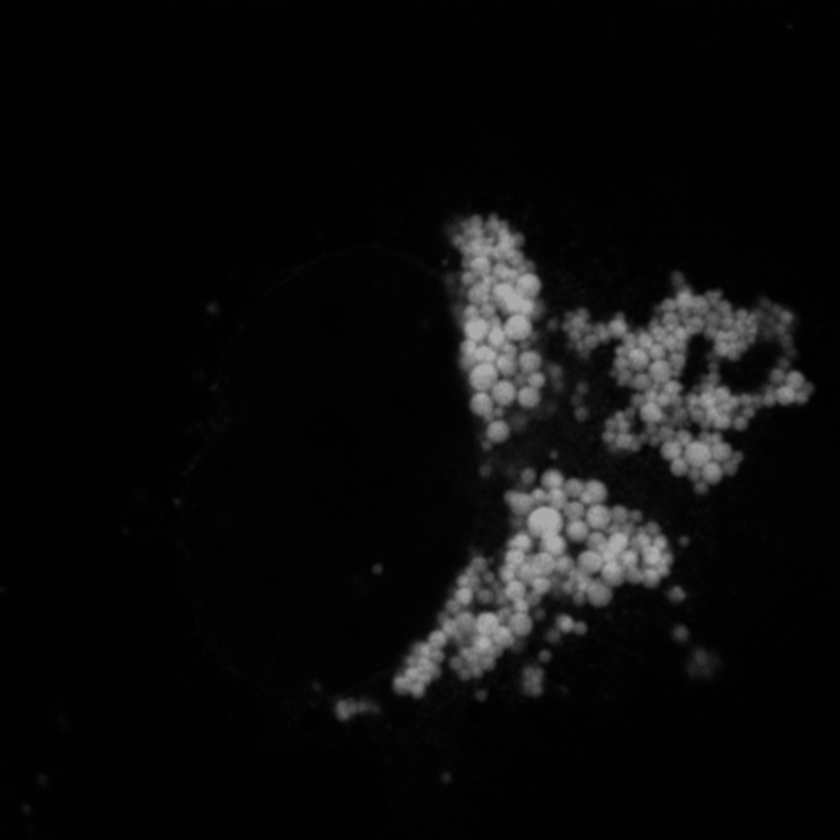
#> input picture LDSeg/THU/test.tif, 840 x 840 px, shrunk from 1000 x 1000 before the run
$ python lipid_droplet.py
#> lines starting #> are read from the running program, lines starting #| are printed output that depends on the picture; after the words box and inside, x2 and y2 are one past the last pixel; in counts of white or black regions, pixels touching at a corner belong together
### LDSeg/THU/utils.py
from copy import deepcopy
from pathlib import Path

from PIL import Image, ImageSequence
from skimage import morphology
from random import randint
import cv2
import pylab as plt
import numpy as np
from scipy.ndimage.filters import sobel

# [9 lines left out: function get_color, not called in this run]

def get_single_contour(marker):
    contours = cv2.findContours(marker, 1, cv2.CHAIN_APPROX_NONE)
    len_list = [len(c) for c in contours[1]]
    ind = len_list.index(max(len_list))
    contours = contours[1][ind]
    return contours

def get_tiff_channel(tiff):
    frame_list = []
    for frame in ImageSequence.Iterator(tiff):
        frame = np.array(frame)
        frame = img_norm(frame)
        frame_list.append(frame)
    return frame_list


def load_img(path):
#> called with path = 'test.tif'
    if Path(path).suffix == '.npy':
        img = np.load(path)
        return img
    elif Path(path).suffix in ('.tif','.tiff'):
        tiff = Image.open(path)
#> tiff is the input picture: PIL image 840x840 L; min 1, max 171, mean 12
        tiffs = get_tiff_channel(tiff)
#> the loop in get_tiff_channel, `for frame in ImageSequence.Iterator(tiff):` made 1 pass
#> pass 1, in img_norm, `img = (img - np.min(img)) / float(np.max(img) - np.min(img))`:
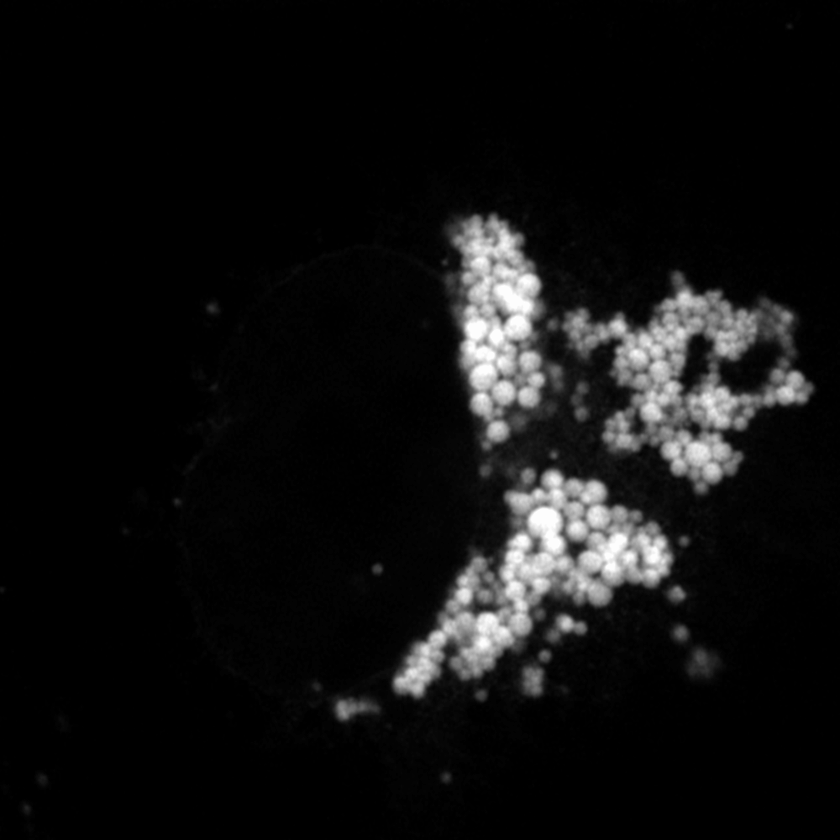
#> img: shape (840, 840) float64; min 0, max 1, mean 0.0649
#> after the loop in get_tiff_channel, `for frame in ImageSequence.Iterator(tiff):`: frame_list = 1 item
#> tiffs = 1 item
        if len(tiffs)>3:
            tiffs=tiffs[:3]
        else:
            while len(tiffs)<3:
                tiffs.append(np.zeros_like(tiffs[0]))
#> this loop made 2 passes
#> after the loop, tiffs = 3 items
        img=np.stack(tiffs,2)
#> img: shape (840, 840, 3)
        return img
    else:
        img = cv2.imdecode(np.fromfile(path, dtype=np.uint8), -1)
        channels = img.shape.__len__()
        if channels == 2:
            return img
        else:
            return cv2.cvtColor(img,cv2.COLOR_BGR2RGB)

# [50 lines left out: function img_show, not called in this run]

def convert2gray(
        img: np.ndarray
):
    channels = img.shape.__len__()
#> channels = 3
    ans = img
    if channels == 3:
        ans = cv2.cvtColor(img, cv2.COLOR_RGB2GRAY)
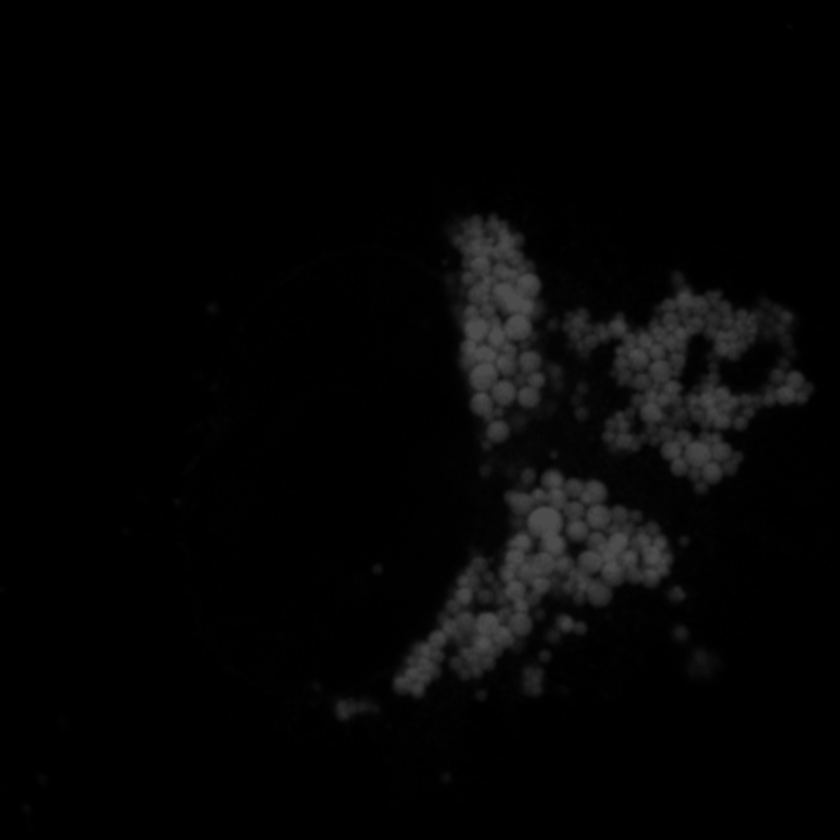
#> ans: shape (840, 840); min 0, max 76, mean 4.9
    return ans


def local_histogram_equalization(
        img: np.ndarray,
        clipLimit=2.0,
        gridSize=10
):
#> called with clipLimit = 6, gridSize = 20
    img = deepcopy(img)
    clahe = cv2.createCLAHE(clipLimit=clipLimit, tileGridSize=(gridSize, gridSize))
    if len(img.shape) == 3:
        for i in range(img.shape[0]):
            img[i] = clahe.apply(img[i])
    else:
        img = clahe.apply(img)
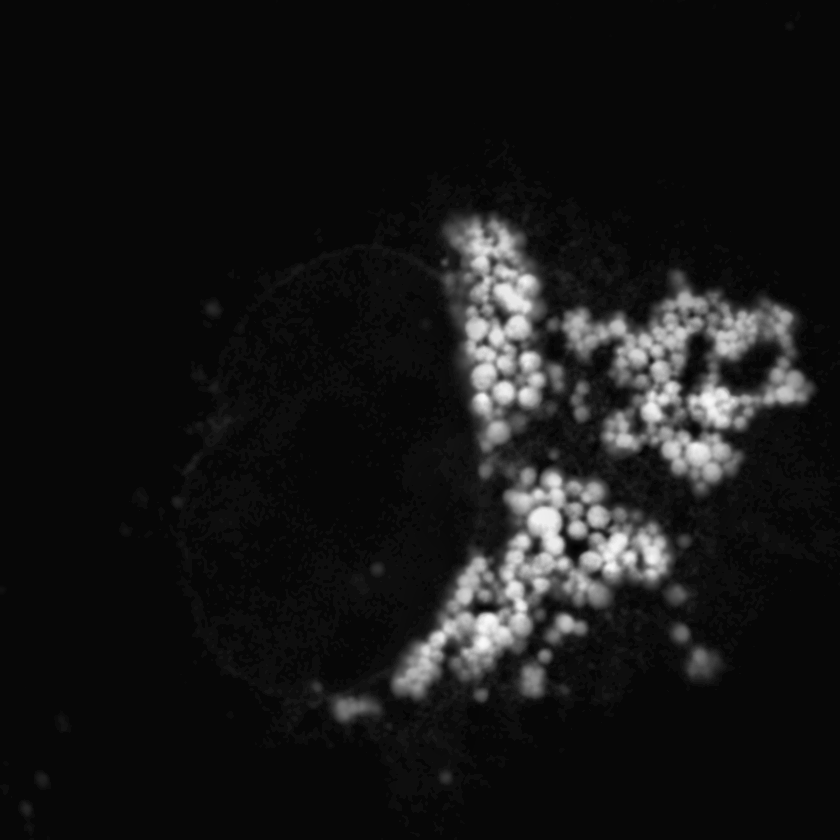
#> img: shape (840, 840); min 1, max 249, mean 22.1
    img = img_norm(img)
    return img.astype(np.uint8)

def img_norm(
        img: np.ndarray
) :
    img = (img - np.min(img)) / float(np.max(img) - np.min(img))
    img *= 255.
    img = img.astype(np.uint8)
    return img

def remove_small_holes(
        binary: np.ndarray,
        area_threshold: int = 100,
        connectivity: int = 1,
        max_val: int = 255
):
    removed = binary.astype('bool')
    removed = morphology.remove_small_holes(removed, area_threshold=area_threshold, connectivity=connectivity).astype('uint8')
    return (removed * max_val)

def remove_small_ojects(
        binary: np.ndarray,
        min_size: int = 100,
        connectivity: int = 1,
        max_val: int = 255
):
    removed = binary.astype('bool')
    removed = morphology.remove_small_objects(removed, min_size=min_size, connectivity=connectivity).astype('uint8')
    return (removed * max_val)

def getArea(gray):
    return gray.flatten().nonzero()[0].size

# [36 lines left out: functions displayMarkers, draw_outline, sobel_edge, contour_centroid, not called in this run]

### LDSeg/THU/algorithm.py
import os
import sys

import cv2
import numpy as np
import numpy.ma as ma
from utils import *
import pandas as pd
import pylab as plt
circle_img = cv2.getStructuringElement(cv2.MORPH_ELLIPSE, (50, 50))
circle_img = np.pad(circle_img, 2, 'constant')
match_contours = get_single_contour(circle_img)
global gID


# [100 lines left out: functions recursion, convexHullProcess, concatenateMarkers, not called in this run]


def segmentNoCircle(
        markers: np.ndarray,
        min_matchShapes: float = .1,
        min_area: int = 20
):
    n = markers.max()
    is_circle = np.zeros_like(markers, 'int32')
    no_circle = is_circle.copy()
    ix1, ix2 = 1, 1
    for i in range(1, n + 1):
        loc = (markers == i)
        if not loc.any():
            continue
        marker = loc.astype('uint8')
        contours = get_single_contour(marker)
        area = cv2.contourArea(contours)
        ret = cv2.matchShapes(match_contours, contours, 1, 0.)
        if ret < min_matchShapes or area < min_area:
            is_circle[loc] = ix1
            ix1 += 1
        else:
            no_circle[loc] = ix2
            ix2 += 1
    return is_circle, no_circle


# [78 lines left out: function recursionOpenProcess, not called in this run]


def get_match_score(contour):
    ret = cv2.matchShapes(match_contours, contour, 1, 0.)
    return ret


# [112 lines left out: functions afterprocess, recursion_devide, dilate_marks, calc_table, not called in this run]

### LDSeg/THU/lipid_droplet.py
# !/usr/bin/env python
# encoding: utf-8

import os
import sys

import cv2
import numpy as np
import copy
import numpy.ma  as ma
from utils import *
from algorithm import *


def recursionOpenMethod(
        img: np.ndarray,
        isBlur: bool=True,
        rethreshold: bool=True,
        isadaptive: bool=True,
        clipLimit: float=6.,
        gridSize: int=20,
        thresholdValue: int=6,
        minMatchArea: int=20,
        minMatchShape: float=.2,
        minObjectArea: int=20,
        erode_size: int=3,
        dilate_size: int=3,
        max_iterations: int=10,
) -> dict:
    '''
    对于非圆形的连通块，采用距离变换获取中心区域，再递归地进行形态学开运算
    :param img: 脂肪滴图像
    :param isUseEnhancement: 是否使用局部直方图增强
    :param isBlur: 是否使用平滑
    :param rethreshold: 是否对非圆脂滴图像重新使用阈值分割
    :param isadaptive: 是否对非圆脂滴图像阈值分割使用自适应阈值
    :param clipLimit: 局部直方图增强参数，越大图像对比度越大，分割出的脂滴越多
    :param gridSize: 局部直方图增强参数
    :param thresholdValue: 采用大律法进行分割时，采用的阈值大小
    :param minMatchArea: 非圆形的连通块的最小面积
    :param minMatchShape: 非圆形的连通块的最小匹配程度
    :param erode_size: 进行递归地形态学开运算时，每一步的腐蚀操作的算子大小
    :param dilate_size: 进行递归地形态学开运算时，每一步的膨胀操作的算子大小
    :param max_iterations: 递归运算的最大深度
    :param minObjectArea: 删除小于minObjectArea的连通块。如果不想进行删除连通小块的操作，可以把这个值设置为0
    :return: enhancement=增强后的图像;
             preliminarySegment=预分割后的效果图;
             no_circle=非圆连通块;
             no_circle_processed=处理后的非圆连通块;
             markers=最终的连通块效果图,在状态栏中显示的最大值`max`就是分割得到的脂肪滴数目;
             colorful_markers=着色的连通块;
             outline_markers=绘制轮廓的效果图;
             outline_ellipses=用椭圆拟合各个脂肪滴轮廓;
             lipid_count=当前方法与参数下，分割得到的脂肪滴数目;
             dataTable=分割得到的各个脂肪滴的属性表
    '''
    gray = convert2gray(img)
    origin = copy.deepcopy(gray)
    if isBlur:
        blured = cv2.GaussianBlur(gray, (5, 5), 0)
    else:
        blured = copy.deepcopy(gray)
    blured = local_histogram_equalization(blured,clipLimit,gridSize)
    threshold = cv2.threshold(blured, thresholdValue, 255, cv2.THRESH_BINARY | cv2.THRESH_OTSU)[1]
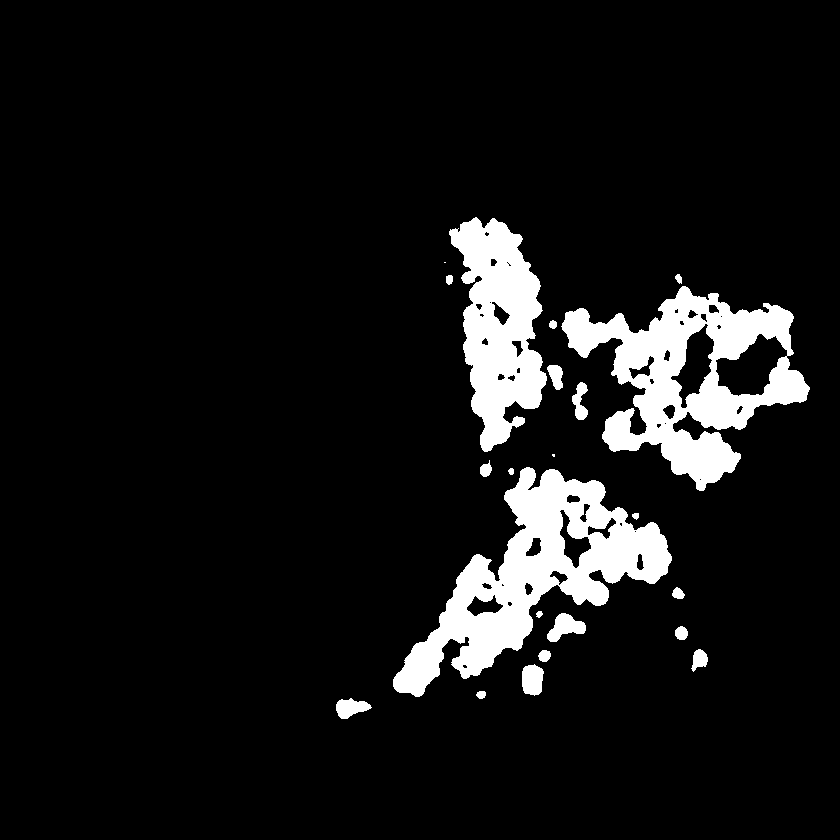
#> threshold: shape (840, 840); 8.4% white; 22 white regions (2 under 20 px), largest, box (x1, y1, x2, y2) and area: (393, 467, 672, 697) 22057, (561, 286, 810, 491) 20637, (449, 217, 547, 452) 13361
    blured2 = cv2.GaussianBlur(threshold, (3, 3), 0)
    threshold2 = cv2.threshold(blured2, thresholdValue, 255, cv2.THRESH_BINARY | cv2.THRESH_OTSU)[1]
#> threshold2: shape (840, 840); 8.4% white; 21 white regions (1 under 20 px), largest, box (x1, y1, x2, y2) and area: (393, 467, 672, 697) 22082, (561, 286, 810, 491) 20666, (449, 217, 547, 452) 13384
    removed = remove_small_ojects(threshold2, min_size=minObjectArea)
    preliminary_segment = remove_small_holes(removed)
#> in remove_small_holes, `removed = morphology.remove_small_holes(removed, area_threshold=area_t..`: removed: shape (840, 840); values 0 (black) and 1 (white), 8.6% white; 20 white regions, largest, box (x1, y1, x2, y2) and area: (393, 467, 672, 697) 22435, (561, 286, 810, 491) 20929, (449, 217, 547, 452) 13641
    _, markers = cv2.connectedComponents(preliminary_segment)
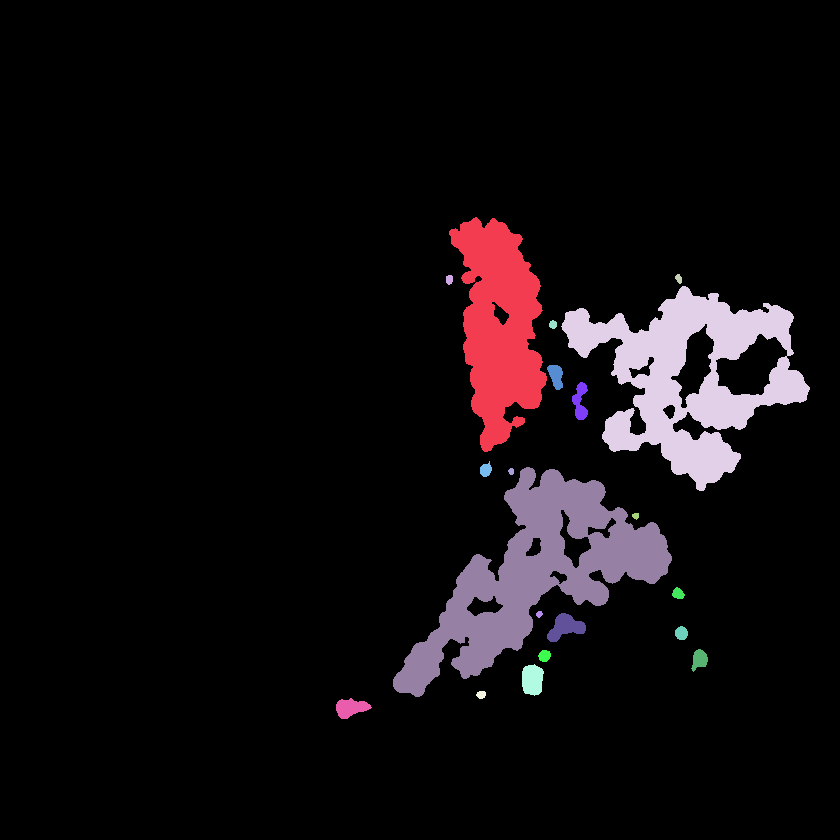
#> markers: shape (840, 840) int32; 21 distinct labels, from 0 to 20; one colour per label, 0 black
    is_circle, no_circle = segmentNoCircle(markers, minMatchShape, minMatchArea)
#> in segmentNoCircle, `n = markers.max()`: n = 20
#> in segmentNoCircle, `is_circle = np.zeros_like(markers, 'int32')`: is_circle: shape (840, 840) int32; every value is 0
#> the loop in segmentNoCircle, `for i in range(1, n + 1):` made 1 pass
#> (len_list in get_single_contour, ind in get_single_contour, contours) on pass 1: ([2], 0, [[1, -1, -1, -1], [-1, 0, -1, -1]])
#> pass 1, in segmentNoCircle, `loc = (markers == i)`:
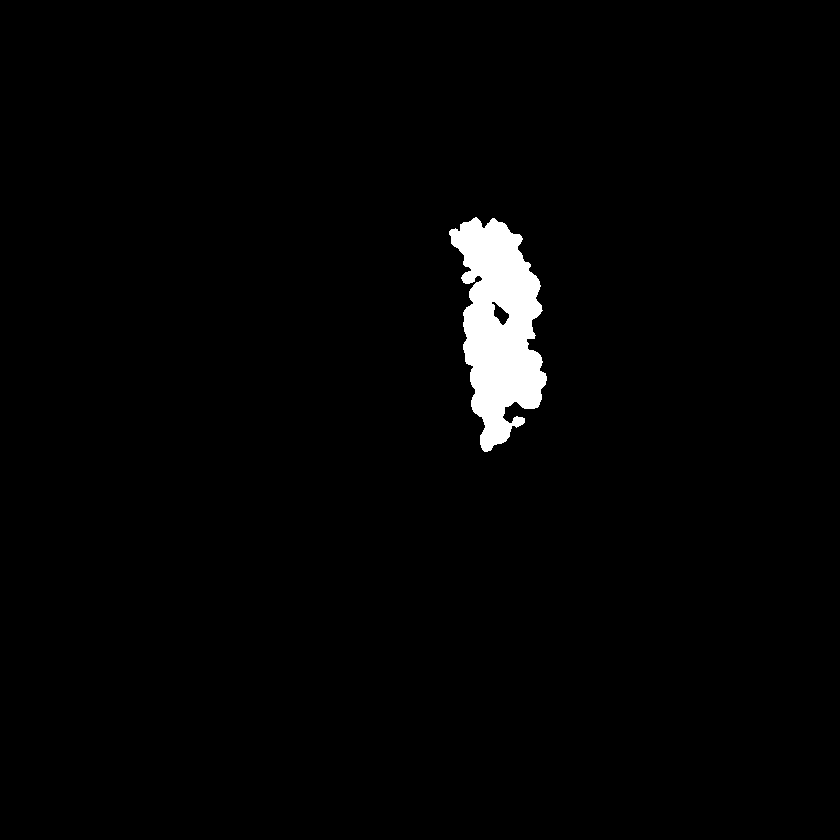
#> loc: shape (840, 840) bool; 1.9% white; 1 white region, box (x1, y1, x2, y2) and area: (449, 217, 547, 452) 13641
#> after the loop in segmentNoCircle, `for i in range(1, n + 1):`: ix1 = 1
    mean = blured[preliminary_segment].mean()
    processed,ellipses,table = recursionOpenProcess(no_circle,
                                     gray,
                                     rethreshold,
                                     isadaptive,
                                     erode_size,
                                     dilate_size,
                                     max_iterations,
                                     minMatchShape,
                                     minMatchArea,
                                     mean
                                     )

    concat = concatenateMarkers(is_circle, processed)
    # _,concat=cv2.connectedComponents(removed)
    binary = (concat > 0).astype('uint8')
    outline_markers = draw_outline(origin, binary)
    outline_ellipses = draw_outline(origin, ellipses,True)
    colorful_markers = displayMarkers(concat)
    ret = {
        'enhancement': blured,
        'presegment': preliminary_segment,
        'no_circle': no_circle,
        'no_circle_processed': processed,
        'markers': concat,
        'colorful_markers': colorful_markers,
        'outline_markers': outline_markers,
        'outline_ellipses':outline_ellipses,
        'lipid_count': int(concat.max()),
        'dataTable':table
    }
    return ret


if __name__ == '__main__':
    path = 'test.tif'
    img = load_img(path)
#> (the run stopped early here; a loop or call above may not have finished)
